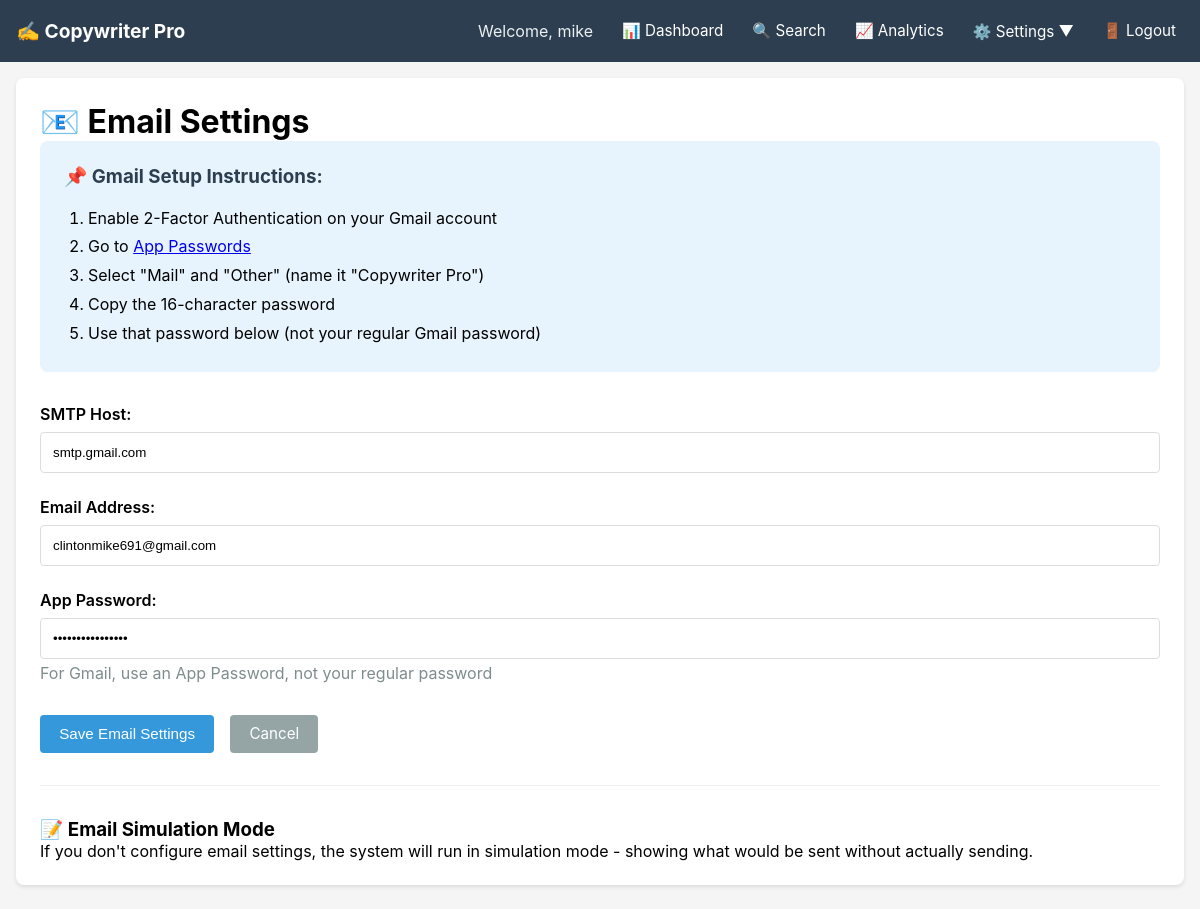
The page /settings/email (signed in) on the database its author committed.
### tables this page shows
CREATE TABLE users (
                    user_id TEXT PRIMARY KEY,
                    username TEXT UNIQUE NOT NULL,
                    password_hash TEXT NOT NULL,
                    email TEXT NOT NULL,
                    email_host TEXT DEFAULT 'smtp.gmail.com',
                    email_user TEXT,
                    email_password TEXT,
                    linkedin_username TEXT,
                    linkedin_password TEXT,
                    linkedin_connected INTEGER DEFAULT 0,
                    created_at TEXT NOT NULL
                , google_places_api_key TEXT, twilio_account_sid TEXT, twilio_auth_token TEXT, twilio_whatsapp_number TEXT, facebook_page_id TEXT, facebook_page_token TEXT, sender_name TEXT);

### main.py (the view, shortened to what this page needs)
@app.route('/settings/email', methods=['GET', 'POST'])
def email_settings():
    if 'user_id' not in session:
        return redirect(url_for('index'))
    user = db.get_user(session['user_id'])
    return render_template('email_settings.html', user=user)

### main.py (called while the page is built)
    def __post_init__(self):
        if self.campaigns is None:
            self.campaigns = []

    @contextmanager
    def get_connection(self):
        with self.lock:
            conn = sqlite3.connect(self.db_path, timeout=30)
            conn.row_factory = sqlite3.Row
            try:
                yield conn
                conn.commit()
            except Exception as e:
                conn.rollback()
                raise e
            finally:
                conn.close()

    def execute_query(self, query: str, params: tuple = ()) -> List[Dict]:
        with self.get_connection() as conn:
            cursor = conn.cursor()
            cursor.execute(query, params)
            rows = cursor.fetchall()
            return [dict(row) for row in rows]

    def _filter_to_dataclass(self, cls, data: dict) -> dict:
        valid_keys = {f.name for f in fields(cls)}
        return {k: v for k, v in data.items() if k in valid_keys}

    def get_user(self, user_id: str) -> Optional[User]:
        row = self.execute_query('SELECT * FROM users WHERE user_id = ?', (user_id,))
        if row:
            filtered = self._filter_to_dataclass(User, row[0])
            return User(**filtered)
        return None

### templates/email_settings.html (shortened to what this page needs)
{% extends "base.html" %}
{% block content %}
<div class="card">
    <h1>📧 Email Settings</h1>
    <div style="background: #e8f4fd; padding: 1.5rem; border-radius: 8px; margin-bottom: 2rem;">
        <h3 style="color: #2c3e50; margin-bottom: 1rem;">📌 Gmail Setup Instructions:</h3>
        <ol style="margin-left: 1.5rem; line-height: 1.8;">
            <li>Enable 2-Factor Authentication on your Gmail account</li>
            <li>Go to <a href="https://myaccount.google.com/apppasswords" target="_blank">App Passwords</a></li>
            <li>Select "Mail" and "Other" (name it "Copywriter Pro")</li>
            <li>Copy the 16-character password</li>
            <li>Use that password below (not your regular Gmail password)</li>
        </ol>
    </div>
    <form method="POST">
        <div style="margin-bottom: 1.5rem;">
            <label for="email_host" style="display: block; margin-bottom: 0.5rem; font-weight: 600;">SMTP Host:</label>
            <input type="text" id="email_host" name="email_host" value="{{ user.email_host or 'smtp.gmail.com' }}"
                   style="width: 100%; padding: 0.75rem; border: 1px solid #ddd; border-radius: 4px;">
        </div>
        <div style="margin-bottom: 1.5rem;">
            <label for="email_user" style="display: block; margin-bottom: 0.5rem; font-weight: 600;">Email Address:</label>
            <input type="email" id="email_user" name="email_user" value="{{ user.email_user or '' }}"
                   placeholder="your@gmail.com"
                   style="width: 100%; padding: 0.75rem; border: 1px solid #ddd; border-radius: 4px;">
        </div>
        <div style="margin-bottom: 2rem;">
            <label for="email_password" style="display: block; margin-bottom: 0.5rem; font-weight: 600;">App Password:</label>
            <input type="password" id="email_password" name="email_password" value="{{ user.email_password or '' }}"
                   placeholder="16-character app password"
                   style="width: 100%; padding: 0.75rem; border: 1px solid #ddd; border-radius: 4px;">
            <p style="color: #7f8c8d; margin-top: 0.25rem;">For Gmail, use an App Password, not your regular password</p>
        </div>
        <div style="display: flex; gap: 1rem;">
            <button type="submit" class="btn btn-primary">Save Email Settings</button>
            <a href="{{ url_for('dashboard') }}" class="btn btn-secondary">Cancel</a>
        </div>
    </form>
    <hr style="margin: 2rem 0; border: none; border-top: 1px solid #ecf0f1;">
    <h3>📝 Email Simulation Mode</h3>
    <p>If you don't configure email settings, the system will run in simulation mode - showing what would be sent without actually sending.</p>
</div>
{% endblock %}

### templates/base.html (shortened to what this page needs)
<!DOCTYPE html>
<html>
<head>
</head>
<body>
    <div class="navbar">
        <div style="display: flex; align-items: center; gap: 1rem;">
            <h2>✍️ Copywriter Pro</h2>
        </div>
        <div class="nav-links" id="navLinks">
            {% if session.user_id %}
                <span style="color: #ecf0f1; padding: 0.5rem;">Welcome, {{ session.username }}</span>
                <a href="{{ url_for('dashboard') }}">📊 Dashboard</a>
                <a href="{{ url_for('manual_search') }}">🔍 Search</a>
                <a href="{{ url_for('analytics_dashboard') }}">📈 Analytics</a>
                <div class="dropdown">
                    <a href="#">⚙️ Settings ▼</a>
                </div>
                <a href="{{ url_for('logout') }}">🚪 Logout</a>
            {% endif %}
        </div>
    </div>
    <div class="container">
        {% block content %}{% endblock %}
    </div>
</body>
</html>

### templates/base.html (style rules this page uses)
* { box-sizing: border-box; margin: 0; padding: 0; }
body { font-family: -apple-system, BlinkMacSystemFont, 'Segoe UI', Roboto, sans-serif; background: #f5f5f5; }
.navbar { background: #2c3e50; color: white; padding: 0.8rem 1rem; display: flex; flex-wrap: wrap; justify-content: space-between; align-items: center; position: sticky; top: 0; z-index: 1000; }
.navbar h2 { font-size: 1.2rem; margin-right: 1rem; }
.nav-links { display: flex; flex-wrap: wrap; align-items: center; gap: 0.8rem; }
.navbar a { color: white; text-decoration: none; padding: 0.5rem; border-radius: 4px; transition: background 0.3s; font-size: 0.95rem; }
.dropdown { position: relative; display: inline-block; }
.container { max-width: 1400px; margin: 1rem auto; padding: 0 1rem; width: 100%; }
.btn { display: inline-block; padding: 0.6rem 1.2rem; border: none; border-radius: 4px; font-size: 0.95rem; cursor: pointer; text-decoration: none; text-align: center; transition: all 0.3s; }
.btn-primary { background: #3498db; color: white; }
.btn-secondary { background: #95a5a6; color: white; }
.card { background: white; border-radius: 8px; padding: 1.5rem; box-shadow: 0 2px 4px rgba(0,0,0,0.1); margin-bottom: 1.5rem; }

### rows shown on the page
users: username "mike", email_host "smtp.gmail.com", email_user "clintonmike691@gmail.com"
